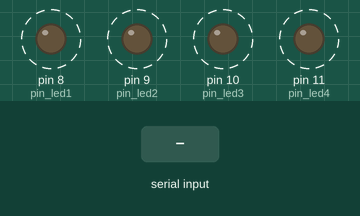
The sketch below on a simulated Arduino Uno, built with avr-gcc and run on an emulated ATmega328P. On the bench: output pins drawn as LEDs (lit = HIGH). Dashed ring = blinking. The inputs (shaded band) are chosen by the test bench. What the sketch prints to the serial monitor is not drawn.

Above: at 1.2 s.
1.3 s: byte 30 received over Serial
3.5 s: byte 90 received over Serial
5.5 s: byte 120 received over Serial
Timing chart, 0 to 13.5 s (numbered marks = the images above; inputs shaded):
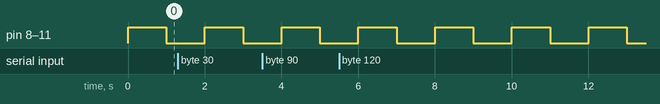

Measured:
- by itself, pin 8 (pin_led1), pin 9 (pin_led2), pin 10 (pin_led3), pin 11 (pin_led4): alternates HIGH for 1.0 s and LOW for 1.0 s

The sketch:

teste_ligamenteled.ino
```cpp
#define pin_led1 8           //pino 8 se chama pin_led1
#define pin_led2 9           //pino 9 se chama pin_led2
#define pin_led3 10          //pino 10 se chama pin_led3
#define pin_led4 11          //pino 11 se chama pin_led4

void setup() {
  Serial.begin(9600);
  pinMode(pin_led1, OUTPUT);        //definir o pin_led1 como output
  pinMode(pin_led2, OUTPUT);        //definir o pin_led2 como output
  pinMode(pin_led3, OUTPUT);        //definir o pin_led3 como output
  pinMode(pin_led4, OUTPUT);        //definir o pin_led4 como output

}

void loop() {
  if (Serial.available() == 1) {
    char i = Serial.read();
    Serial.print(i);
  }
  Serial.println("Liga led");
  digitalWrite(pin_led1, HIGH);        //pin_led1 ligado
  digitalWrite(pin_led2, HIGH);        //pin_led2 ligado
  digitalWrite(pin_led3, HIGH);        //pin_led3 ligado
  digitalWrite(pin_led4, HIGH);        //pin_led4 ligado
  delay(1000);      //um pequeno atraso de 1 segundo
  Serial.println("Desliga led");
  digitalWrite(pin_led1, LOW);        //pin_led1 desligado
  digitalWrite(pin_led2, LOW);        //pin_led2 desligado
  digitalWrite(pin_led3, LOW);        //pin_led3 desligado
  digitalWrite(pin_led4, LOW);        //pin_led4 desligado
  delay(1000);      //um pequeno atraso de 1 segundo


}
```
